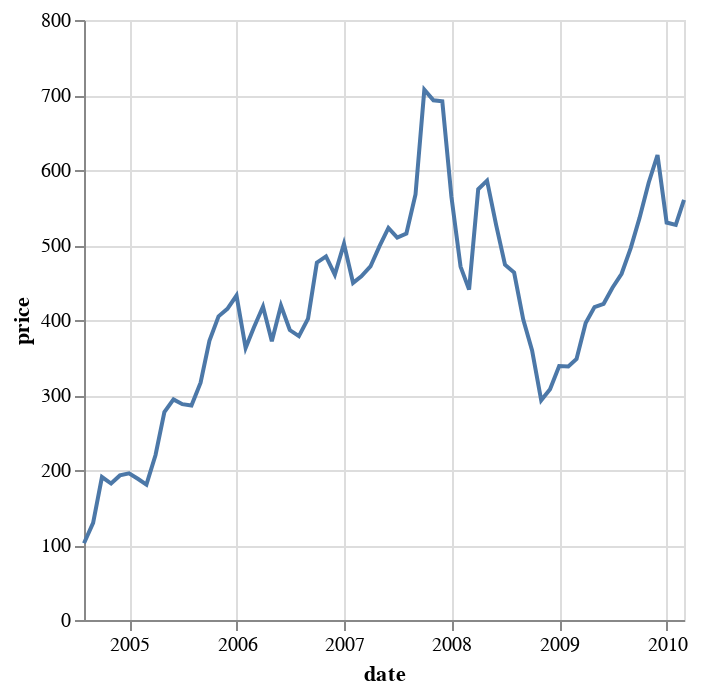

Write notebook code for a chart like this one.
### Markdown cell above
Data transform in Vega-Lite

### Code cell
alt.Chart(stocks).mark_line().encode(
    x = 'date:T',
    y = 'price:Q'
).transform_filter("datum.symbol == 'GOOG'")

### Figure 1 — Vega-Lite specification as saved in the notebook (floating-point values rounded to 4 significant figures; data arrays with more than 128 entries replaced by an {"elided": "..."} marker saying what was removed)
{"config": {"view": {"continuousWidth": 300, "continuousHeight": 300}}, "data": {"name": "data-96e857a61c6b623bafe23440d582a500"}, "mark": {"type": "line"}, "encoding": {"x": {"field": "date", "type": "temporal"}, "y": {"field": "price", "type": "quantitative"}}, "transform": [{"filter": "datum.symbol == 'GOOG'"}], "$schema": "https://vega.github.io/schema/vega-lite/v5.8.0.json", "datasets": {"data-96e857a61c6b623bafe23440d582a500": {"elided": "560 records"}}}
